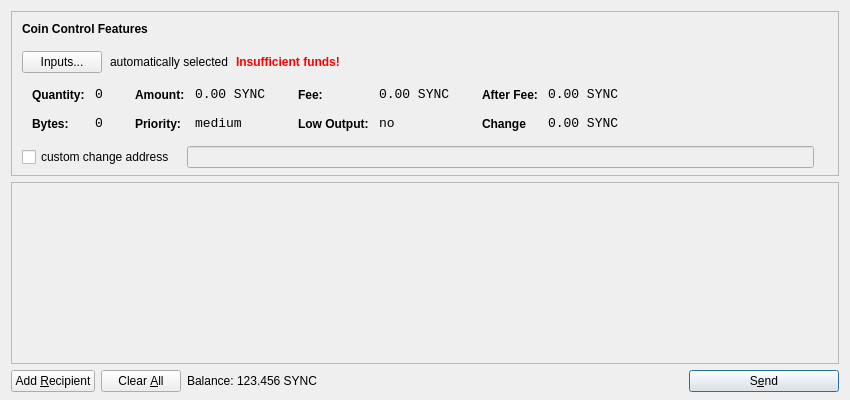
<?xml version="1.0" encoding="UTF-8"?>
<ui version="4.0">
 <class>SendCoinsDialog</class>
 <widget class="QDialog" name="SendCoinsDialog">
  <property name="geometry">
   <rect>
    <x>0</x>
    <y>0</y>
    <width>850</width>
    <height>400</height>
   </rect>
  </property>
  <property name="windowTitle">
   <string>Send Coins</string>
  </property>
  <layout class="QVBoxLayout" name="verticalLayout" stretch="0,1,0">
   <property name="bottomMargin">
    <number>8</number>
   </property>
   <item>
    <widget class="QFrame" name="frameCoinControl">
     <property name="sizePolicy">
      <sizepolicy hsizetype="Expanding" vsizetype="Expanding">
       <horstretch>0</horstretch>
       <verstretch>0</verstretch>
      </sizepolicy>
     </property>
     <property name="maximumSize">
      <size>
       <width>16777215</width>
       <height>16777215</height>
      </size>
     </property>
     <property name="frameShape">
      <enum>QFrame::StyledPanel</enum>
     </property>
     <property name="frameShadow">
      <enum>QFrame::Sunken</enum>
     </property>
     <layout class="QVBoxLayout" name="verticalLayoutCoinControl2">
      <property name="spacing">
       <number>-1</number>
      </property>
      <property name="leftMargin">
       <number>0</number>
      </property>
      <property name="topMargin">
       <number>0</number>
      </property>
      <property name="rightMargin">
       <number>0</number>
      </property>
      <property name="bottomMargin">
       <number>6</number>
      </property>
      <item>
       <layout class="QVBoxLayout" name="verticalLayoutCoinControl" stretch="0,0,0,0,1">
        <property name="spacing">
         <number>0</number>
        </property>
        <property name="leftMargin">
         <number>10</number>
        </property>
        <property name="topMargin">
         <number>10</number>
        </property>
        <item>
         <layout class="QHBoxLayout" name="horizontalLayoutCoinControl1">
          <property name="bottomMargin">
           <number>15</number>
          </property>
          <item>
           <widget class="QLabel" name="labelCoinControlFeatures">
            <property name="sizePolicy">
             <sizepolicy hsizetype="Preferred" vsizetype="Maximum">
              <horstretch>0</horstretch>
              <verstretch>0</verstretch>
             </sizepolicy>
            </property>
            <property name="font">
             <font>
              <weight>75</weight>
              <bold>true</bold>
             </font>
            </property>
            <property name="styleSheet">
             <string notr="true">font-weight:bold;</string>
            </property>
            <property name="text">
             <string>Coin Control Features</string>
            </property>
           </widget>
          </item>
         </layout>
        </item>
        <item>
         <layout class="QHBoxLayout" name="horizontalLayoutCoinControl2" stretch="0,0,0,0">
          <property name="spacing">
           <number>8</number>
          </property>
          <property name="bottomMargin">
           <number>10</number>
          </property>
          <item>
           <widget class="QPushButton" name="pushButtonCoinControl">
            <property name="styleSheet">
             <string notr="true"/>
            </property>
            <property name="text">
             <string>Inputs...</string>
            </property>
           </widget>
          </item>
          <item>
           <widget class="QLabel" name="labelCoinControlAutomaticallySelected">
            <property name="text">
             <string>automatically selected</string>
            </property>
            <property name="margin">
             <number>5</number>
            </property>
           </widget>
          </item>
          <item>
           <widget class="QLabel" name="labelCoinControlInsuffFunds">
            <property name="font">
             <font>
              <weight>75</weight>
              <bold>true</bold>
             </font>
            </property>
            <property name="styleSheet">
             <string notr="true">color:red;font-weight:bold;</string>
            </property>
            <property name="text">
             <string>Insufficient funds!</string>
            </property>
            <property name="margin">
             <number>5</number>
            </property>
           </widget>
          </item>
          <item>
           <spacer name="horizontalSpacerCoinControl">
            <property name="orientation">
             <enum>Qt::Horizontal</enum>
            </property>
            <property name="sizeHint" stdset="0">
             <size>
              <width>40</width>
              <height>1</height>
             </size>
            </property>
           </spacer>
          </item>
         </layout>
        </item>
        <item>
         <widget class="QWidget" name="widgetCoinControl" native="true">
          <property name="sizePolicy">
           <sizepolicy hsizetype="Preferred" vsizetype="Preferred">
            <horstretch>0</horstretch>
            <verstretch>0</verstretch>
           </sizepolicy>
          </property>
          <property name="minimumSize">
           <size>
            <width>0</width>
            <height>0</height>
           </size>
          </property>
          <property name="styleSheet">
           <string notr="true"/>
          </property>
          <layout class="QHBoxLayout" name="horizontalLayoutCoinControl5">
           <property name="margin">
            <number>0</number>
           </property>
           <item>
            <layout class="QHBoxLayout" name="horizontalLayoutCoinControl3" stretch="0,0,0,1">
             <property name="spacing">
              <number>20</number>
             </property>
             <property name="topMargin">
              <number>0</number>
             </property>
             <property name="bottomMargin">
              <number>10</number>
             </property>
             <item>
              <layout class="QFormLayout" name="formLayoutCoinControl1">
               <property name="horizontalSpacing">
                <number>10</number>
               </property>
               <property name="verticalSpacing">
                <number>14</number>
               </property>
               <property name="leftMargin">
                <number>10</number>
               </property>
               <property name="topMargin">
                <number>4</number>
               </property>
               <property name="rightMargin">
                <number>6</number>
               </property>
               <item row="0" column="0">
                <widget class="QLabel" name="labelCoinControlQuantityText">
                 <property name="styleSheet">
                  <string notr="true">font-weight:bold;</string>
                 </property>
                 <property name="text">
                  <string>Quantity:</string>
                 </property>
                 <property name="margin">
                  <number>0</number>
                 </property>
                </widget>
               </item>
               <item row="0" column="1">
                <widget class="QLabel" name="labelCoinControlQuantity">
                 <property name="font">
                  <font>
                   <family>Monospace</family>
                   <pointsize>10</pointsize>
                  </font>
                 </property>
                 <property name="cursor">
                  <cursorShape>IBeamCursor</cursorShape>
                 </property>
                 <property name="contextMenuPolicy">
                  <enum>Qt::ActionsContextMenu</enum>
                 </property>
                 <property name="text">
                  <string>0</string>
                 </property>
                 <property name="margin">
                  <number>0</number>
                 </property>
                 <property name="textInteractionFlags">
                  <set>Qt::LinksAccessibleByMouse|Qt::TextSelectableByKeyboard|Qt::TextSelectableByMouse</set>
                 </property>
                </widget>
               </item>
               <item row="1" column="0">
                <widget class="QLabel" name="labelCoinControlBytesText">
                 <property name="styleSheet">
                  <string notr="true">font-weight:bold;</string>
                 </property>
                 <property name="text">
                  <string>Bytes:</string>
                 </property>
                </widget>
               </item>
               <item row="1" column="1">
                <widget class="QLabel" name="labelCoinControlBytes">
                 <property name="font">
                  <font>
                   <family>Monospace</family>
                   <pointsize>10</pointsize>
                  </font>
                 </property>
                 <property name="cursor">
                  <cursorShape>IBeamCursor</cursorShape>
                 </property>
                 <property name="contextMenuPolicy">
                  <enum>Qt::ActionsContextMenu</enum>
                 </property>
                 <property name="text">
                  <string>0</string>
                 </property>
                 <property name="textInteractionFlags">
                  <set>Qt::LinksAccessibleByMouse|Qt::TextSelectableByKeyboard|Qt::TextSelectableByMouse</set>
                 </property>
                </widget>
               </item>
              </layout>
             </item>
             <item>
              <layout class="QFormLayout" name="formLayoutCoinControl2">
               <property name="horizontalSpacing">
                <number>10</number>
               </property>
               <property name="verticalSpacing">
                <number>14</number>
               </property>
               <property name="leftMargin">
                <number>6</number>
               </property>
               <property name="topMargin">
                <number>4</number>
               </property>
               <property name="rightMargin">
                <number>6</number>
               </property>
               <item row="0" column="0">
                <widget class="QLabel" name="labelCoinControlAmountText">
                 <property name="styleSheet">
                  <string notr="true">font-weight:bold;</string>
                 </property>
                 <property name="text">
                  <string>Amount:</string>
                 </property>
                 <property name="margin">
                  <number>0</number>
                 </property>
                </widget>
               </item>
               <item row="0" column="1">
                <widget class="QLabel" name="labelCoinControlAmount">
                 <property name="font">
                  <font>
                   <family>Monospace</family>
                   <pointsize>10</pointsize>
                  </font>
                 </property>
                 <property name="cursor">
                  <cursorShape>IBeamCursor</cursorShape>
                 </property>
                 <property name="contextMenuPolicy">
                  <enum>Qt::ActionsContextMenu</enum>
                 </property>
                 <property name="text">
                  <string>0.00 SYNC</string>
                 </property>
                 <property name="textInteractionFlags">
                  <set>Qt::LinksAccessibleByMouse|Qt::TextSelectableByKeyboard|Qt::TextSelectableByMouse</set>
                 </property>
                </widget>
               </item>
               <item row="1" column="0">
                <widget class="QLabel" name="labelCoinControlPriorityText">
                 <property name="styleSheet">
                  <string notr="true">font-weight:bold;</string>
                 </property>
                 <property name="text">
                  <string>Priority:</string>
                 </property>
                </widget>
               </item>
               <item row="1" column="1">
                <widget class="QLabel" name="labelCoinControlPriority">
                 <property name="font">
                  <font>
                   <family>Monospace</family>
                   <pointsize>10</pointsize>
                  </font>
                 </property>
                 <property name="cursor">
                  <cursorShape>IBeamCursor</cursorShape>
                 </property>
                 <property name="contextMenuPolicy">
                  <enum>Qt::ActionsContextMenu</enum>
                 </property>
                 <property name="text">
                  <string>medium</string>
                 </property>
                 <property name="textInteractionFlags">
                  <set>Qt::LinksAccessibleByMouse|Qt::TextSelectableByKeyboard|Qt::TextSelectableByMouse</set>
                 </property>
                </widget>
               </item>
              </layout>
             </item>
             <item>
              <layout class="QFormLayout" name="formLayoutCoinControl3">
               <property name="horizontalSpacing">
                <number>10</number>
               </property>
               <property name="verticalSpacing">
                <number>14</number>
               </property>
               <property name="leftMargin">
                <number>6</number>
               </property>
               <property name="topMargin">
                <number>4</number>
               </property>
               <property name="rightMargin">
                <number>6</number>
               </property>
               <item row="0" column="0">
                <widget class="QLabel" name="labelCoinControlFeeText">
                 <property name="styleSheet">
                  <string notr="true">font-weight:bold;</string>
                 </property>
                 <property name="text">
                  <string>Fee:</string>
                 </property>
                 <property name="margin">
                  <number>0</number>
                 </property>
                </widget>
               </item>
               <item row="0" column="1">
                <widget class="QLabel" name="labelCoinControlFee">
                 <property name="font">
                  <font>
                   <family>Monospace</family>
                   <pointsize>10</pointsize>
                  </font>
                 </property>
                 <property name="cursor">
                  <cursorShape>IBeamCursor</cursorShape>
                 </property>
                 <property name="contextMenuPolicy">
                  <enum>Qt::ActionsContextMenu</enum>
                 </property>
                 <property name="text">
                  <string>0.00 SYNC</string>
                 </property>
                 <property name="textInteractionFlags">
                  <set>Qt::LinksAccessibleByMouse|Qt::TextSelectableByKeyboard|Qt::TextSelectableByMouse</set>
                 </property>
                </widget>
               </item>
               <item row="1" column="0">
                <widget class="QLabel" name="labelCoinControlLowOutputText">
                 <property name="styleSheet">
                  <string notr="true">font-weight:bold;</string>
                 </property>
                 <property name="text">
                  <string>Low Output:</string>
                 </property>
                </widget>
               </item>
               <item row="1" column="1">
                <widget class="QLabel" name="labelCoinControlLowOutput">
                 <property name="font">
                  <font>
                   <family>Monospace</family>
                   <pointsize>10</pointsize>
                  </font>
                 </property>
                 <property name="cursor">
                  <cursorShape>IBeamCursor</cursorShape>
                 </property>
                 <property name="contextMenuPolicy">
                  <enum>Qt::ActionsContextMenu</enum>
                 </property>
                 <property name="text">
                  <string>no</string>
                 </property>
                 <property name="textInteractionFlags">
                  <set>Qt::LinksAccessibleByMouse|Qt::TextSelectableByKeyboard|Qt::TextSelectableByMouse</set>
                 </property>
                </widget>
               </item>
              </layout>
             </item>
             <item>
              <layout class="QFormLayout" name="formLayoutCoinControl4">
               <property name="horizontalSpacing">
                <number>10</number>
               </property>
               <property name="verticalSpacing">
                <number>14</number>
               </property>
               <property name="leftMargin">
                <number>6</number>
               </property>
               <property name="topMargin">
                <number>4</number>
               </property>
               <property name="rightMargin">
                <number>6</number>
               </property>
               <item row="0" column="0">
                <widget class="QLabel" name="labelCoinControlAfterFeeText">
                 <property name="styleSheet">
                  <string notr="true">font-weight:bold;</string>
                 </property>
                 <property name="text">
                  <string>After Fee:</string>
                 </property>
                 <property name="margin">
                  <number>0</number>
                 </property>
                </widget>
               </item>
               <item row="0" column="1">
                <widget class="QLabel" name="labelCoinControlAfterFee">
                 <property name="font">
                  <font>
                   <family>Monospace</family>
                   <pointsize>10</pointsize>
                  </font>
                 </property>
                 <property name="cursor">
                  <cursorShape>IBeamCursor</cursorShape>
                 </property>
                 <property name="contextMenuPolicy">
                  <enum>Qt::ActionsContextMenu</enum>
                 </property>
                 <property name="text">
                  <string>0.00 SYNC</string>
                 </property>
                 <property name="textInteractionFlags">
                  <set>Qt::LinksAccessibleByMouse|Qt::TextSelectableByKeyboard|Qt::TextSelectableByMouse</set>
                 </property>
                </widget>
               </item>
               <item row="1" column="0">
                <widget class="QLabel" name="labelCoinControlChangeText">
                 <property name="styleSheet">
                  <string notr="true">font-weight:bold;</string>
                 </property>
                 <property name="text">
                  <string>Change</string>
                 </property>
                </widget>
               </item>
               <item row="1" column="1">
                <widget class="QLabel" name="labelCoinControlChange">
                 <property name="font">
                  <font>
                   <family>Monospace</family>
                   <pointsize>10</pointsize>
                  </font>
                 </property>
                 <property name="cursor">
                  <cursorShape>IBeamCursor</cursorShape>
                 </property>
                 <property name="contextMenuPolicy">
                  <enum>Qt::ActionsContextMenu</enum>
                 </property>
                 <property name="text">
                  <string>0.00 SYNC</string>
                 </property>
                 <property name="textInteractionFlags">
                  <set>Qt::LinksAccessibleByMouse|Qt::TextSelectableByKeyboard|Qt::TextSelectableByMouse</set>
                 </property>
                </widget>
               </item>
              </layout>
             </item>
            </layout>
           </item>
          </layout>
         </widget>
        </item>
        <item>
         <layout class="QHBoxLayout" name="horizontalLayoutCoinControl4" stretch="0,0,0">
          <property name="spacing">
           <number>12</number>
          </property>
          <property name="sizeConstraint">
           <enum>QLayout::SetDefaultConstraint</enum>
          </property>
          <property name="topMargin">
           <number>5</number>
          </property>
          <property name="rightMargin">
           <number>5</number>
          </property>
          <item>
           <widget class="QCheckBox" name="checkBoxCoinControlChange">
            <property name="text">
             <string>custom change address</string>
            </property>
           </widget>
          </item>
          <item>
           <widget class="QLineEdit" name="lineEditCoinControlChange">
            <property name="enabled">
             <bool>false</bool>
            </property>
            <property name="sizePolicy">
             <sizepolicy hsizetype="Expanding" vsizetype="Fixed">
              <horstretch>0</horstretch>
              <verstretch>0</verstretch>
             </sizepolicy>
            </property>
           </widget>
          </item>
          <item>
           <widget class="QLabel" name="labelCoinControlChangeLabel">
            <property name="sizePolicy">
             <sizepolicy hsizetype="Preferred" vsizetype="Expanding">
              <horstretch>0</horstretch>
              <verstretch>0</verstretch>
             </sizepolicy>
            </property>
            <property name="minimumSize">
             <size>
              <width>0</width>
              <height>0</height>
             </size>
            </property>
            <property name="text">
             <string/>
            </property>
            <property name="margin">
             <number>3</number>
            </property>
           </widget>
          </item>
         </layout>
        </item>
        <item>
         <spacer name="verticalSpacerCoinControl">
          <property name="orientation">
           <enum>Qt::Vertical</enum>
          </property>
          <property name="sizeHint" stdset="0">
           <size>
            <width>800</width>
            <height>1</height>
           </size>
          </property>
         </spacer>
        </item>
       </layout>
      </item>
     </layout>
    </widget>
   </item>
   <item>
    <widget class="QScrollArea" name="scrollArea">
     <property name="widgetResizable">
      <bool>true</bool>
     </property>
     <widget class="QWidget" name="scrollAreaWidgetContents">
      <property name="geometry">
       <rect>
        <x>0</x>
        <y>0</y>
        <width>830</width>
        <height>165</height>
       </rect>
      </property>
      <layout class="QVBoxLayout" name="verticalLayout_2">
       <property name="margin">
        <number>0</number>
       </property>
       <item>
        <layout class="QVBoxLayout" name="entries">
         <property name="spacing">
          <number>6</number>
         </property>
        </layout>
       </item>
       <item>
        <spacer name="verticalSpacer">
         <property name="orientation">
          <enum>Qt::Vertical</enum>
         </property>
         <property name="sizeHint" stdset="0">
          <size>
           <width>20</width>
           <height>40</height>
          </size>
         </property>
        </spacer>
       </item>
      </layout>
     </widget>
    </widget>
   </item>
   <item>
    <layout class="QHBoxLayout" name="horizontalLayout">
     <item>
      <widget class="QPushButton" name="addButton">
       <property name="toolTip">
        <string>Send to multiple recipients at once</string>
       </property>
       <property name="text">
        <string>Add &amp;Recipient</string>
       </property>
       <property name="icon">
        <iconset resource="../bitcoin.qrc">
         <normaloff>:/icons/add</normaloff>:/icons/add</iconset>
       </property>
       <property name="autoDefault">
        <bool>false</bool>
       </property>
      </widget>
     </item>
     <item>
      <widget class="QPushButton" name="clearButton">
       <property name="sizePolicy">
        <sizepolicy hsizetype="Minimum" vsizetype="Fixed">
         <horstretch>0</horstretch>
         <verstretch>0</verstretch>
        </sizepolicy>
       </property>
       <property name="toolTip">
        <string>Remove all transaction fields</string>
       </property>
       <property name="text">
        <string>Clear &amp;All</string>
       </property>
       <property name="icon">
        <iconset resource="../bitcoin.qrc">
         <normaloff>:/icons/remove</normaloff>:/icons/remove</iconset>
       </property>
       <property name="autoRepeatDelay">
        <number>300</number>
       </property>
       <property name="autoDefault">
        <bool>false</bool>
       </property>
      </widget>
     </item>
     <item>
      <layout class="QHBoxLayout" name="horizontalLayout_2">
       <property name="spacing">
        <number>3</number>
       </property>
       <item>
        <widget class="QLabel" name="label">
         <property name="sizePolicy">
          <sizepolicy hsizetype="Preferred" vsizetype="Fixed">
           <horstretch>0</horstretch>
           <verstretch>0</verstretch>
          </sizepolicy>
         </property>
         <property name="text">
          <string>Balance:</string>
         </property>
        </widget>
       </item>
       <item>
        <widget class="QLabel" name="labelBalance">
         <property name="sizePolicy">
          <sizepolicy hsizetype="Preferred" vsizetype="Fixed">
           <horstretch>0</horstretch>
           <verstretch>0</verstretch>
          </sizepolicy>
         </property>
         <property name="cursor">
          <cursorShape>IBeamCursor</cursorShape>
         </property>
         <property name="text">
          <string>123.456 SYNC</string>
         </property>
         <property name="textInteractionFlags">
          <set>Qt::LinksAccessibleByMouse|Qt::TextSelectableByKeyboard|Qt::TextSelectableByMouse</set>
         </property>
        </widget>
       </item>
      </layout>
     </item>
     <item>
      <spacer name="horizontalSpacer">
       <property name="orientation">
        <enum>Qt::Horizontal</enum>
       </property>
       <property name="sizeHint" stdset="0">
        <size>
         <width>40</width>
         <height>20</height>
        </size>
       </property>
      </spacer>
     </item>
     <item>
      <widget class="QPushButton" name="sendButton">
       <property name="minimumSize">
        <size>
         <width>150</width>
         <height>0</height>
        </size>
       </property>
       <property name="toolTip">
        <string>Confirm the send action</string>
       </property>
       <property name="text">
        <string>S&amp;end</string>
       </property>
       <property name="icon">
        <iconset resource="../bitcoin.qrc">
         <normaloff>:/icons/send</normaloff>:/icons/send</iconset>
       </property>
       <property name="default">
        <bool>true</bool>
       </property>
      </widget>
     </item>
    </layout>
   </item>
  </layout>
 </widget>
 <resources>
  <include location="../bitcoin.qrc"/>
 </resources>
 <connections/>
</ui>
